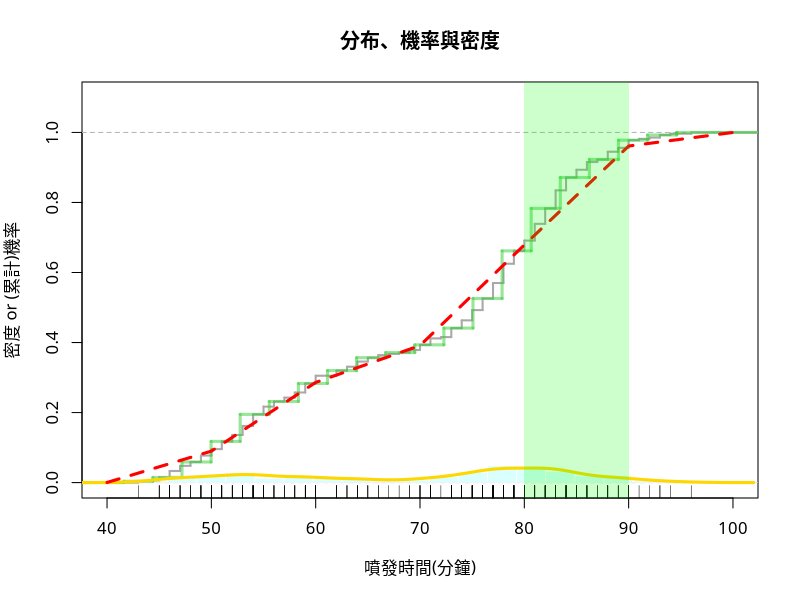
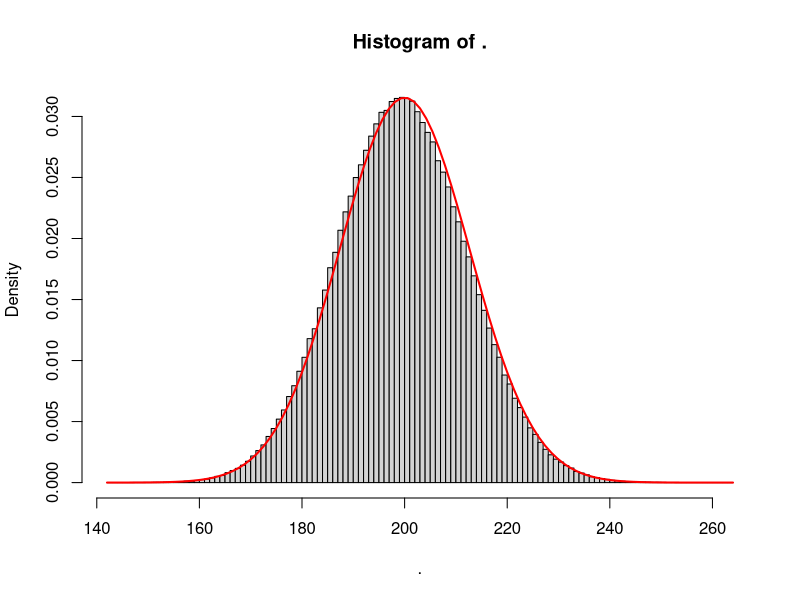

Source code (R) for these figures, in order:
## ---- chunk 1
D = faithful$waiting  # copy to a short name


knitr::opts_chunk$set(echo = TRUE)

library(dplyr)
## ---- chunk 2

# Frame
plot(0,0,xlim=c(40,100),ylim=c(0,1.1),xlab="噴發時間(分鐘)", 
     ylab="密度 or (累計)機率", main="分布、機率與密度",family="Arial Unicode MS")
abline(h=1, col='lightgray', lwd=0.25, lty=2)

# Empirical PDF
rug(D)
# Empirical CDF
plot(ecdf(D), cex=0, verticals=T, lwd=2, col='darkgray', add=T)

# Histogram PDF
Bins = 20                             # no. bins
bx = seq(min(D), max(D), length=Bins) # break sequence 
hist(D, col="#B3FFFF7F", border="white", ylim=c(0,1.1),
     freq=F, breaks=bx, add=T)
abline(h=0, col='lightgray', lwd=0.25)
# Histogram CDF
adj = (bx[2] - bx[1])/2
steps = stepfun(bx-adj, c(0, sapply(bx, function(b) mean(D <= b))))
plot(steps, cex=0, col='#33CC337F', lwd=3, lty=1, add=T)

# Smooth PDF
Adjust = 0.5    # bandwidth adjustment
DEN = density(D, adjust = Adjust)
lines(DEN, col='gold', lwd=3)
# Smooth CDF
PDF = approxfun(DEN$x, DEN$y, yleft=0, yright=0)
x = seq(40,100,10)
y = sapply(x, function(i) integrate(PDF, -Inf, i)$value)
lines(x, y, col='red', lwd=3, lty=2) 

# Mark Range
x1 = 80; x2 = 90
rect(x1,-0.1,x2,1.2,col= rgb(0,1,0,alpha=0.2),border=NA)
# x = seq(x1, x2, length=100)
# polygon(c(x, x2, x1),  c(PDF(x), 0, 0), col="#FF99003F", border=NA)
# Calculate Probability
(integrate(PDF, x1, x2)$value)

###############################
library('dplyr')
rbinom(1000000, 1000, 0.2) %>% hist(breaks=100,freq=F)
curve(dnorm(x,mean=200,sd=sqrt(160)), col='red', lwd=2, add=T)
